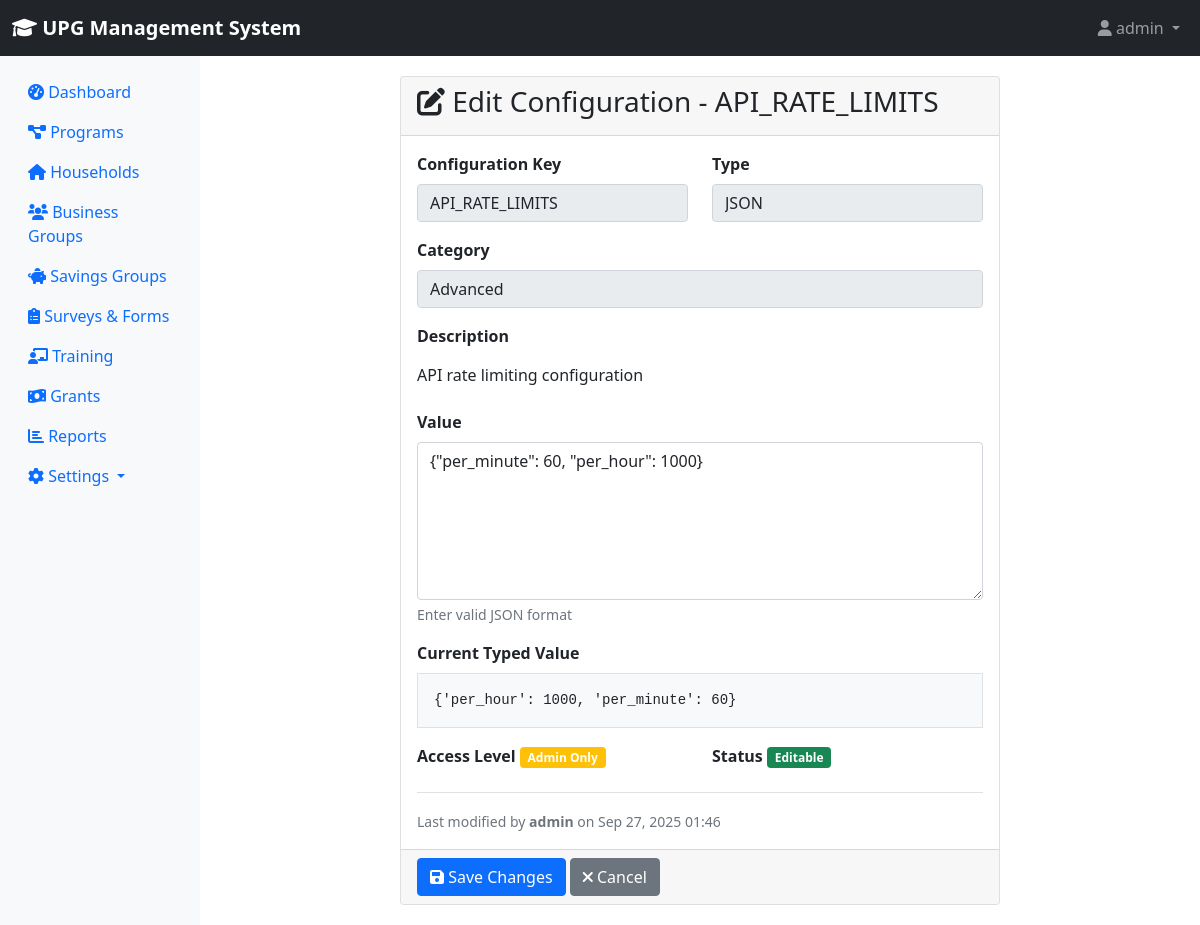
/settings/config/18/edit/ (signed in), run on the app's committed database.
### accounts/models.py (models this page shows, shortened)
class User(AbstractUser):
    ROLE_CHOICES = [
        ('county_executive', 'County Executive (CECM & Governor)'),
        ('county_assembly', 'County Assembly Member'),
        ('ict_admin', 'ICT Administrator'),
        ('me_staff', 'M&E Staff'),
        ('field_associate', 'Field Associate/Mentor Supervisor'),
        ('mentor', 'Mentor'),
        ('beneficiary', 'Beneficiary'),
    ]
    email = models.EmailField(unique=True)
    role = models.CharField(max_length=20, choices=ROLE_CHOICES, default='mentor')
    phone_number = models.CharField(max_length=15, blank=True)
    office = models.CharField(max_length=100, blank=True)
    country = models.CharField(max_length=50, default='Kenya')
    is_active = models.BooleanField(default=True)
    created_at = models.DateTimeField(auto_now_add=True)
    updated_at = models.DateTimeField(auto_now=True)
    class Meta:
        db_table = 'upg_users'

### settings_module/models.py (models this page shows, shortened)
class SystemConfiguration(models.Model):
    SETTING_TYPES = [
        ('string', 'String'),
        ('integer', 'Integer'),
        ('boolean', 'Boolean'),
        ('json', 'JSON'),
        ('file', 'File Path'),
    ]
    key = models.CharField(max_length=100, unique=True, help_text="Configuration key identifier")
    value = models.TextField(help_text="Configuration value")
    setting_type = models.CharField(max_length=20, choices=SETTING_TYPES, default='string')
    description = models.TextField(blank=True, help_text="Description of this setting")
    category = models.CharField(max_length=50, default='general', help_text="Setting category")
    is_public = models.BooleanField(default=False, help_text="Can be viewed by non-admin users")
    is_editable = models.BooleanField(default=True, help_text="Can be modified")
    created_by = models.ForeignKey(User, on_delete=models.SET_NULL, null=True, related_name='created_settings')
    modified_by = models.ForeignKey(User, on_delete=models.SET_NULL, null=True, related_name='modified_settings')
    created_at = models.DateTimeField(auto_now_add=True)
    updated_at = models.DateTimeField(auto_now=True)
    def get_typed_value(self):
        if self.setting_type == 'boolean':
            return self.value.lower() in ('true', '1', 'yes', 'on')
        elif self.setting_type == 'integer':
            try:
                return int(self.value)
            except ValueError:
                return 0
        elif self.setting_type == 'json':
            try:
                return json.loads(self.value)
            except json.JSONDecodeError:
                return {}
        return self.value
    class Meta:
        db_table = 'upg_system_configurations'
        ordering = ['category', 'key']

### settings_module/views.py (the view, shortened to what this page needs)
# urls.py: path('config/<int:config_id>/edit/', views.config_edit, name='config_edit'),
@login_required
def config_edit(request, config_id):
    if not (request.user.is_superuser or request.user.role == 'ict_admin'):
        return HttpResponseForbidden("Permission denied.")
    config = get_object_or_404(SystemConfiguration, id=config_id)
    if not config.is_editable:
        messages.error(request, 'This configuration setting cannot be modified.')
        return redirect('settings:system_config')
    context = {
        'page_title': f'Edit Configuration - {config.key}',
        'config': config,
    }
    return render(request, 'settings_module/config_edit.html', context)

### core/context_processors.py (called while the page is built, shortened)
def system_alerts(request):
    if request.user.is_authenticated:
        from settings_module.models import SystemAlert, UserAlertDismissal
        from django.utils import timezone
        active_alerts = SystemAlert.objects.filter(
            is_active=True,
            show_until__gt=timezone.now()
        )
        user_alerts = []
        return {
            'system_alerts': user_alerts,
            'alerts_count': len(user_alerts),
        }
    return {}

### settings_module/templates/settings_module/config_edit.html (shortened to what this page needs)
{% extends 'base.html' %}
{% load crispy_forms_tags %}
{% block content %}
<div class="container-fluid">
    <div class="row justify-content-center">
        <div class="col-md-8">
            <div class="card">
                <div class="card-header">
                    <h3 class="card-title">
                        <i class="fas fa-edit"></i> {{ page_title }}
                    </h3>
                </div>
                <form method="post">
                    <div class="card-body">
                        <div class="row mb-3">
                            <div class="col-md-6">
                                <label class="form-label fw-bold">Configuration Key</label>
                                <input type="text" class="form-control" value="{{ config.key }}" readonly>
                            </div>
                            <div class="col-md-6">
                                <label class="form-label fw-bold">Type</label>
                                <input type="text" class="form-control" value="{{ config.get_setting_type_display }}" readonly>
                            </div>
                        </div>
                        <div class="mb-3">
                            <label class="form-label fw-bold">Category</label>
                            <input type="text" class="form-control" value="{{ config.category|title }}" readonly>
                        </div>
                        {% if config.description %}
                        <div class="mb-3">
                            <label class="form-label fw-bold">Description</label>
                            <p class="form-control-plaintext">{{ config.description }}</p>
                        </div>
                        {% endif %}
                        <div class="mb-3">
                            <label for="value" class="form-label fw-bold">Value</label>
                            {% if config.setting_type == 'boolean' %}
                                <select name="value" id="value" class="form-select" required>
                                    <option value="true" {% if config.value == 'true' %}selected{% endif %}>Enabled (True)</option>
                                    <option value="false" {% if config.value == 'false' %}selected{% endif %}>Disabled (False)</option>
                                </select>
                            {% elif config.setting_type == 'json' %}
                                <textarea name="value" id="value" class="form-control" rows="6" required>{{ config.value }}</textarea>
                                <div class="form-text">Enter valid JSON format</div>
                            {% elif config.setting_type == 'integer' %}
                                <input type="number" name="value" id="value" class="form-control" value="{{ config.value }}" required>
                            {% else %}
                                <input type="text" name="value" id="value" class="form-control" value="{{ config.value }}" required>
                            {% endif %}
                        </div>
                        <div class="mb-3">
                            <label class="form-label fw-bold">Current Typed Value</label>
                            <div class="border p-3 bg-light">
                                {% if config.setting_type == 'boolean' %}
                                    {% if config.get_typed_value %}
                                    <span class="badge bg-success">Enabled</span>
                                    {% else %}
                                    <span class="badge bg-secondary">Disabled</span>
                                    {% endif %}
                                {% elif config.setting_type == 'json' %}
                                <pre class="mb-0"><code>{{ config.get_typed_value|pprint }}</code></pre>
                                {% else %}
                                <code>{{ config.get_typed_value }}</code>
                                {% endif %}
                            </div>
                        </div>
                        <div class="row">
                            <div class="col-md-6">
                                <label class="form-label fw-bold">Access Level</label>
                                <span class="badge bg-{% if config.is_public %}success{% else %}warning{% endif %}">
                                    {% if config.is_public %}Public{% else %}Admin Only{% endif %}
                                </span>
                            </div>
                            <div class="col-md-6">
                                <label class="form-label fw-bold">Status</label>
                                <span class="badge bg-{% if config.is_editable %}success{% else %}secondary{% endif %}">
                                    {% if config.is_editable %}Editable{% else %}Read Only{% endif %}
                                </span>
                            </div>
                        </div>
                        {% if config.modified_by %}
                        <div class="mt-3 pt-3 border-top">
                            <small class="text-muted">
                                Last modified by <strong>{{ config.modified_by.get_full_name|default:config.modified_by.username }}</strong>
                                on {{ config.updated_at|date:"M d, Y H:i" }}
                            </small>
                        </div>
                        {% endif %}
                    </div>
                    <div class="card-footer">
                        <button type="submit" class="btn btn-primary">
                            <i class="fas fa-save"></i> Save Changes
                        </button>
                        <a href="{% url 'settings:system_config' %}" class="btn btn-secondary">
                            <i class="fas fa-times"></i> Cancel
                        </a>
                    </div>
                </form>
            </div>
        </div>
    </div>
</div>
{% endblock %}

### templates/base.html (shortened to what this page needs)
<!DOCTYPE html>
<html lang="en">
<head>
    <link href="https://cdn.jsdelivr.net/npm/bootstrap@5.1.3/dist/css/bootstrap.min.css" rel="stylesheet">
    <link href="https://cdnjs.cloudflare.com/ajax/libs/font-awesome/6.0.0/css/all.min.css" rel="stylesheet">
</head>
<body>
    <nav class="navbar navbar-expand-lg navbar-dark bg-dark">
        <div class="container-fluid">
            <a class="navbar-brand" href="{% url 'dashboard:dashboard' %}">
                <i class="fas fa-graduation-cap"></i> UPG Management System
            </a>
            {% if user.is_authenticated %}
            <div class="navbar-nav ms-auto">
                <div class="nav-item dropdown">
                    <a class="nav-link dropdown-toggle" href="#" role="button" data-bs-toggle="dropdown">
                        <i class="fas fa-user"></i> {{ user.get_full_name|default:user.username }}
                    </a>
                </div>
            </div>
            {% endif %}
        </div>
    </nav>
    <div class="container-fluid">
        <div class="row">
            {% if user.is_authenticated %}
            <nav class="col-md-2 d-none d-md-block sidebar">
                <div class="sidebar-sticky pt-3">
                    <ul class="nav flex-column">
                        <li class="nav-item">
                            <a class="nav-link {% if request.resolver_match.url_name == 'dashboard' %}active{% endif %}"
                               href="{% url 'dashboard:dashboard' %}">
                                <i class="fas fa-tachometer-alt"></i> Dashboard
                            </a>
                        </li>
                        {% if perms.can_view_programs %}
                        <li class="nav-item">
                            <a class="nav-link" href="{% url 'programs:program_list' %}">
                                <i class="fas fa-project-diagram"></i> Programs
                            </a>
                        </li>
                        {% endif %}
                        {% if perms.can_view_households %}
                        <li class="nav-item">
                            <a class="nav-link" href="{% url 'households:household_list' %}">
                                <i class="fas fa-home"></i> Households
                            </a>
                        </li>
                        {% endif %}
                        {% if perms.can_view_business_groups %}
                        <li class="nav-item">
                            <a class="nav-link" href="{% url 'business_groups:group_list' %}">
                                <i class="fas fa-users"></i> Business Groups
                            </a>
                        </li>
                        {% endif %}
                        {% if perms.can_view_savings_groups %}
                        <li class="nav-item">
                            <a class="nav-link" href="{% url 'savings_groups:savings_list' %}">
                                <i class="fas fa-piggy-bank"></i> Savings Groups
                            </a>
                        </li>
                        {% endif %}
                        {% if perms.can_view_surveys %}
                        <li class="nav-item">
                            <a class="nav-link" href="{% url 'surveys:survey_list' %}">
                                <i class="fas fa-clipboard-list"></i> Surveys & Forms
                            </a>
                        </li>
                        {% endif %}
                        {% if perms.can_view_training %}
                        <li class="nav-item">
                            <a class="nav-link" href="{% url 'training:training_list' %}">
                                <i class="fas fa-chalkboard-teacher"></i> Training
                            </a>
                        </li>
                        {% endif %}
                        {% if perms.can_view_grants %}
                        <li class="nav-item">
                            <a class="nav-link" href="{% url 'grants:grants_dashboard' %}">
                                <i class="fas fa-money-bill-wave"></i> Grants
                            </a>
                        </li>
                        {% endif %}
                        {% if perms.can_view_reports %}
                        <li class="nav-item">
                            <a class="nav-link" href="{% url 'reports:report_list' %}">
                                <i class="fas fa-chart-bar"></i> Reports
                            </a>
                        </li>
                        {% endif %}
                        {% if perms.can_view_settings %}
                        <li class="nav-item dropdown">
                            <a class="nav-link dropdown-toggle" href="#" role="button" data-bs-toggle="dropdown">
                                <i class="fas fa-cog"></i> Settings
                            </a>
                        </li>
                        {% endif %}
                    </ul>
                </div>
            </nav>
            {% endif %}
            <main role="main" class="{% if user.is_authenticated %}col-md-10 ml-sm-auto{% else %}col-12{% endif %} content-wrapper">
                {% block content %}{% endblock %}
            </main>
        </div>
    </div>
</body>
</html>

### templates/base.html (style rules this page uses)
.navbar-brand { font-weight: bold; }
.sidebar { min-height: 100vh; background-color: #f8f9fa; }
.content-wrapper { padding: 20px; }

### data on the page
User: get_full_name "admin"
SystemConfiguration: key "API_RATE_LIMITS", setting_type "JSON", category "Advanced", description "API rate limiting configuration", value "{\"per_minute\": 60, \"per_hour\": 1000}", get_typed_value|pprint "{'per_hour': 1000, 'per_minute': 60}", modified_by.get_full_name "admin", updated_at "Sep 27, 2025 01:46"

### other printed values
{{ page_title }} "Edit Configuration - API_RATE_LIMITS"
